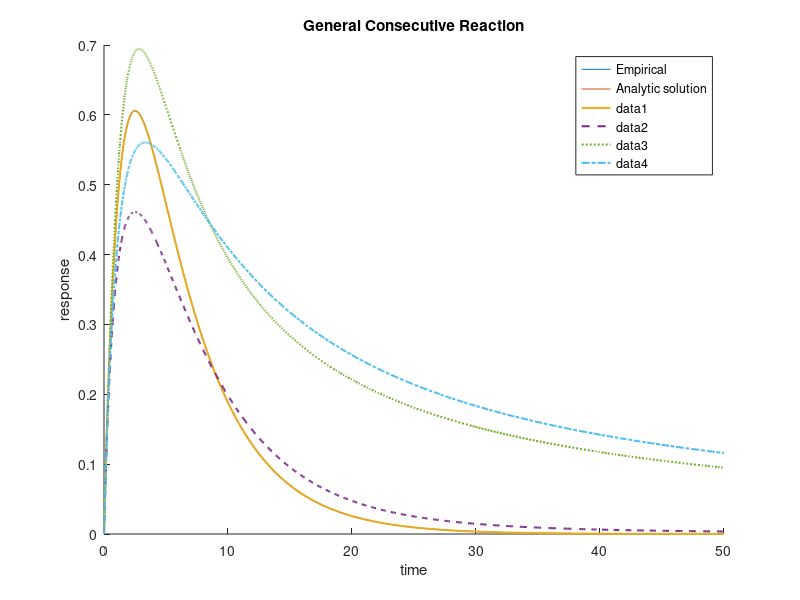

The MATLAB script that drew this image: (Note: this script raises an error after producing the figure.)
%% exercise 1c: incorporate the mass balanc contrainst [A]+[B]=M

close all
% time range
tspan = [0 50];

% Remark: an anonymous function is created The output of the anonymous
% function is of size 3-by-1
lambda=[1 1];
theta=[0.7 0.2];
diffeq = @(t,y) [-theta(1)*(y(1)^lambda(1)); theta(1)*(y(1)^lambda(1))-theta(2)*(y(2)^lambda(2)); theta(2)*(y(2)^lambda(2))];

AbsTol=[1e-10 1e-10 1e-10];
options = odeset('RelTol',1e-10,'AbsTol',AbsTol);

AB0=[1 3 3];
AB0=[1 0 0];


% etaABnum= in this case etaABnum is a matrix with three columns 1st column
% = concentration of A at the integration points t 2nd column =
% concentration of B at the integration points t 3rd colum  = concentration
% of B at the integration points t
[t,etaABnum] = ode45(diffeq,tspan,AB0,options);

close all
hold('on')
plot(t,etaABnum(:,2))
theo=AB0(1)*theta(1)*(exp(-theta(2)*t)-exp(-theta(1)*t))/(theta(1)-theta(2));
plot(t,theo)
legend({'Empirical' 'Analytic solution'})

%% Reproduce Figure from paper of Darius and Barbara

Lambda=[ 1 1; 2 1; 1 2; 2 2];
LineType={'-' '--' ':' '-.'};
close all
hold('on')
for i=1:size(Lambda,1);
    
lambda=Lambda(i,:);
diffeq = @(t,y) [-theta(1)*(y(1)^lambda(1)); theta(1)*(y(1)^lambda(1))-theta(2)*(y(2)^lambda(2)); theta(2)*(y(2)^lambda(2))];

[t,etaABnum] = ode45(diffeq,tspan,AB0,options);
 plot(t,etaABnum(:,2),'LineStyle',LineType{i},'LineWidth',1.5)
end
xlabel('time')
ylabel('response')
title('General Consecutive Reaction')

%% Example code which finds parameter estimates
lambda=[1 1];

% N = number of trials
N=8;
% N=200;

% d = vector with N numbers which are 4 or 5 or 6 with the same probability
d=ceil(rand(N,1)*3+3);

% v=size of the data (v corresponds to m in Pascal's message)
% In this simulation study v=3 (there are three responses)
v=3;

% sigma= sigma of normal random errors to add to fitted values
% Length of sigma is equal to v because the responses can be affected by
% errors of different magnitudes
sigma=[1 1 1];
 sigma=sigma*0.1;
sigma=sigma*1e-6;
% tspan = time range
tspan = [0 50];
tspan = [0 15];


Tall=NaN(max(d),N);
for j=1:N 
    Tall(1:d(j),j)=tspan(2)*rand(d(j),1);
end
% Obtain simulated data
% Each column refers to a particular simulated trial

% Ysim is a 3D array (the third dimension is associated with v = number of
% responses)
Ysim=zeros(max(d),N,v);

% Define initial conditions
AB0=[1 0 0];

% theta= true parameter vector
theta=[0.7 0.2];
% theta=[0.99 0.2];

% etaA, etaB and etaC will be the expected response function in
% correspondence of times Tall. To the expected responses we add a normal
% random noise whose variance is sigma^2
j=1;
etaA=AB0(1)*exp(-theta(1)*Tall);
Ysim(:,:,j)=etaA+sigma(j)*randn(max(d),N);


j=2;
etaB=AB0(1)*theta(1)*(exp(-theta(2)*Tall)-exp(-theta(1)*Tall))/(theta(1)-theta(2));
Ysim(:,:,j)=etaB+sigma(j)*randn(max(d),N);

j=3;
etaC=AB0(1)-etaA-etaB;
Ysim(:,:,j)=etaC+sigma(j)*randn(max(d),N);

% SelTrial = vectors made up of integers which enables us to select the
% trials we want to analyze (if SelTrial=1:N data from all trials are taken)
SelTrial=1:N;

Y=reshape(Ysim(:,SelTrial,:),max(d)*N,3);
t=Tall(:);
boo=~isnan(t);

% Select observations corresponding to the trials 
Y=Y(boo,:);
t=t(boo);
% Nobs = number of observations
Nobs=length(t);

% Note that the elements of t must be ordered
[~,sortindexes]=sort(t);
tsor=t(sortindexes);
Ysor=Y(sortindexes,:);

% theta0 = starting values for the parameters
theta0=[0.7 0.22];

% Define the tolerance
%AbsTol=[1e-10 1e-10 1e-10];
AbsTol=[1e-7 1e-7 1e-7];
options = odeset('RelTol',1e-7,'AbsTol',AbsTol);


out=NLSminODE(Ysor,tsor,theta0,AB0,lambda,options);

disp(sin(out))